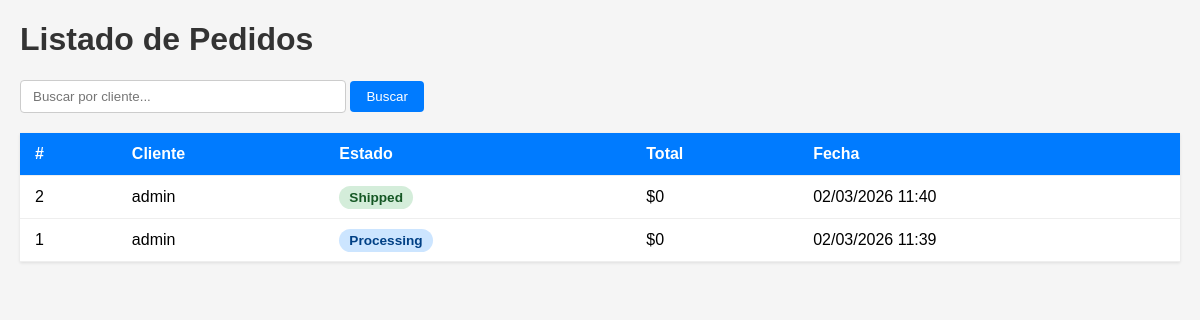
The page /product/orders/ on the database its author committed.
### products/models.py (models this page shows, shortened)
class Order(models.Model):
    class Status(models.TextChoices):
        PENDING = 'pending', _('Pending')
        PROCESSING = 'processing', _('Processing')
        SHIPPED = 'shipped', _('Shipped')
        DELIVERED = 'delivered', _('Delivered')
        CANCELLED = 'cancelled', _('Cancelled')
    user = models.ForeignKey(
        settings.AUTH_USER_MODEL,
        on_delete=models.CASCADE,
        related_name='orders',
        verbose_name=_('user')
    )
    status = models.CharField(
        _('status'),
        max_length=20,
        choices=Status.choices,
        default=Status.PENDING
    )
    created_at = models.DateTimeField(_('created at'), auto_now_add=True)
    updated_at = models.DateTimeField(_('updated at'), auto_now=True)
    iva_porcentaje = models.DecimalField(max_digits=5, decimal_places=2, default=21.00)
    total_base = models.DecimalField(max_digits=10, decimal_places=2, default=0)
    total_iva = models.DecimalField(max_digits=10, decimal_places=2, default=0)
    total_pedido = models.DecimalField(max_digits=10, decimal_places=2, default=0)
    class Meta:
        ordering = ['-created_at']
        verbose_name = _('order')
        verbose_name_plural = _('orders')
    @property
    def total_amount(self):
        return sum(item.total_price for item in self.items.all())

### products/views.py (the view)
# urls.py: path('orders/', OrderListView.as_view(), name='order-list'),
class OrderListView(ListView):
    model = Order
    template_name = 'ventas/order_list.html'
    context_object_name = 'orders'
    paginate_by = 10

### products/templates/ventas/order_list.html (shortened to what this page needs)
<!DOCTYPE html>
<html lang="es">
    <head>
    </head>
    <body>
        <h1>Listado de Pedidos</h1>
        <div class="search-bar">
            <form method="get">
                <input type="text" name="q" value="{{ request.GET.q|default:'' }}" placeholder="Buscar por cliente...">
                <button type="submit">Buscar</button>
            </form>
        </div>
        {% if orders %}
        <table>
            <thead>
                <tr>
                    <th>#</th>
                    <th>Cliente</th>
                    <th>Estado</th>
                    <th>Total</th>
                    <th>Fecha</th>
                </tr>
            </thead>
            <tbody>
                {% for order in orders %}
                <tr>
                    <td>{{ order.id }}</td>
                    <td>{{ order.user.get_full_name|default:order.user }}</td>
                    <td><span class="status status-{{ order.status }}">{{ order.get_status_display }}</span></td>
                    <td>${{ order.total_amount }}</td>
                    <td>{{ order.created_at|date:"d/m/Y H:i" }}</td>
                </tr>
                {% endfor %}
            </tbody>
        </table>
        {% else %}
        <p class="empty">No se encontraron pedidos.</p>
        {% endif %}
    </body>
</html>

### products/templates/ventas/order_list.html (style rules this page uses)
body { font-family: Arial, sans-serif; margin: 20px; background: #f5f5f5; }
h1 { color: #333; }
.search-bar { margin-bottom: 20px; }
.search-bar input { padding: 8px 12px; width: 300px; border: 1px solid #ccc; border-radius: 4px; }
.search-bar button { padding: 8px 16px; background: #007bff; color: #fff; border: none; border-radius: 4px; cursor: pointer; }
table { width: 100%; border-collapse: collapse; background: #fff; box-shadow: 0 1px 3px rgba(0,0,0,0.1); }
th, td { padding: 12px 15px; text-align: left; border-bottom: 1px solid #eee; }
th { background: #007bff; color: #fff; }
.status { padding: 4px 10px; border-radius: 12px; font-size: 0.85em; font-weight: bold; }
.status-processing { background: #cce5ff; color: #004085; }
.status-shipped { background: #d4edda; color: #155724; }

### rows shown on the page
Order: id "2", user.get_full_name "admin", status "Shipped", total_amount "0", created_at "02/03/2026 11:40"
Order: id "1", user.get_full_name "admin", status "Processing", total_amount "0", created_at "02/03/2026 11:39"
